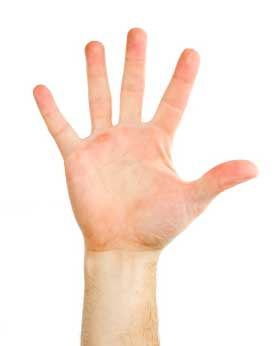
#> input picture images/hand.jpg, 275 x 346 px
$ jupyter execute 'image contours.ipynb'   (shell and % lines are left out)
#> lines starting #> are read from the running program, lines starting #| are printed output that depends on the picture; after the words box and inside, x2 and y2 are one past the last pixel; in counts of white or black regions, pixels touching at a corner belong together
[cell 1]
import numpy as np
import matplotlib.pyplot as plt
import cv2


image = cv2.imread('images//hand.jpg')
#> image is the input picture: shape (346, 275, 3); mean B, G, R 224.6, 234, 250.1

image_copy = np.copy(image)

image_copy = cv2.cvtColor(image_copy,cv2.COLOR_BGR2RGB)

plt.imshow(image_copy)

[cell 2]
gray = cv2.cvtColor(image_copy,cv2.COLOR_RGB2GRAY)
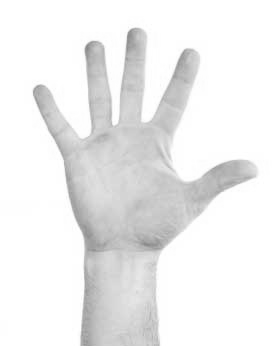
#> gray: shape (346, 275); min 134, max 255, mean 237.8
#  binary inverse makes image white and background black
retval,binary = cv2.threshold(gray,225,255,cv2.THRESH_BINARY_INV)
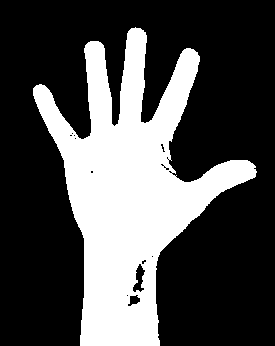
#> binary: shape (346, 275); 30.5% white; 1 white region
plt.imshow(binary,cmap = 'gray')

[cell 3]
# heirarchy is for finding contours in contours , returns list of contours
contours,hierarchy = cv2.findContours(binary,cv2.RETR_TREE,cv2.CHAIN_APPROX_SIMPLE)
#> contours = 18 contours, 14 with area under 20; largest, box (x1, y1, x2, y2) and area: (33, 27, 257, 346) 28646, (132, 263, 146, 293) 210, (127, 294, 141, 307) 98, (160, 143, 166, 153) 22

image_c = np.copy(image_copy)
#image,contour list, all[-1],color,width of boundary
all_contours = cv2.drawContours(image_c,contours,-1,(0,255,0),2)
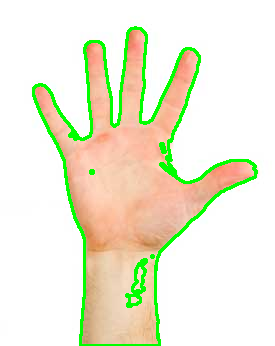
#> all_contours: shape (346, 275, 3); mean R, G, B 236.7, 236.7, 214.2
plt.imshow(all_contours)
